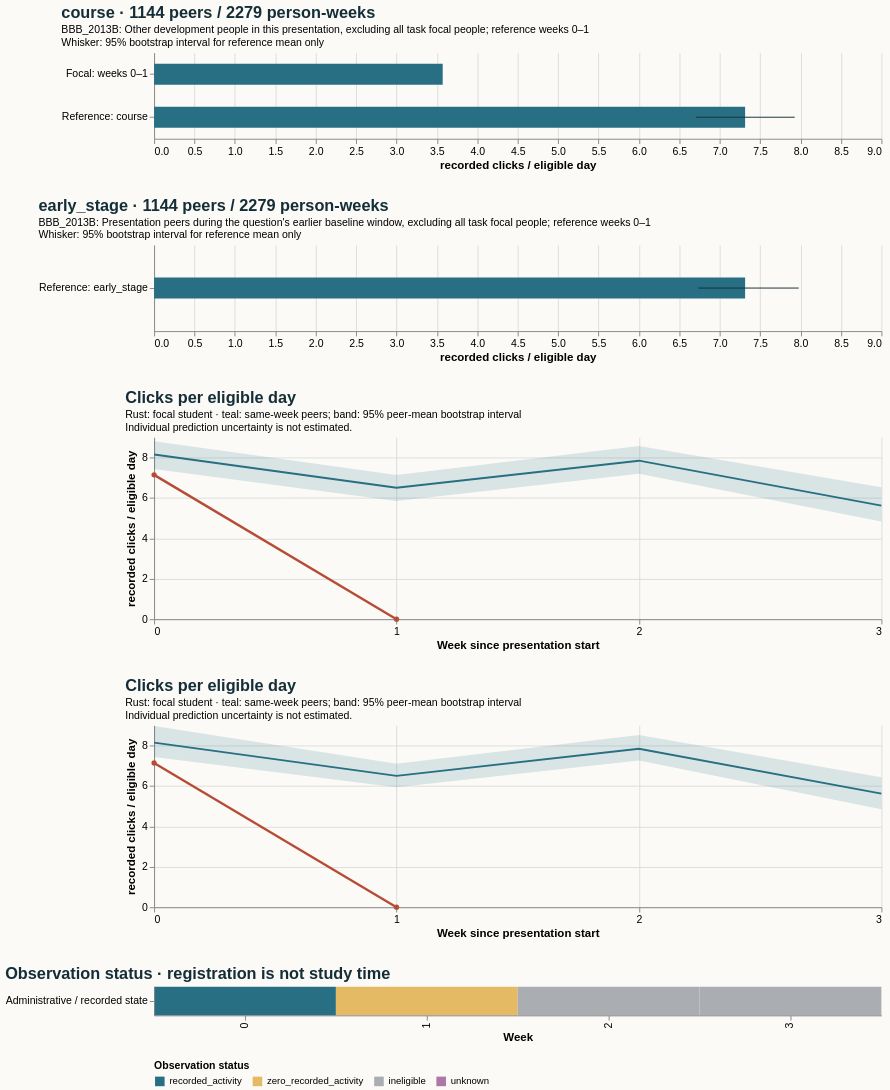

Specify this chart in Vega-Lite:
### Vega-Lite specification from a JSON file in a GitHub repository (floating-point values rounded to 4 significant figures)
{"$schema": "https://vega.github.io/schema/vega-lite/v5.20.1.json", "config": {"axis": {"labelFontSize": 11, "titleFontSize": 12}, "background": "#fbfaf7", "font": "sans-serif", "title": {"anchor": "start", "color": "#142e38", "fontSize": 17, "subtitleFontSize": 11}, "view": {"continuousHeight": 300, "continuousWidth": 300, "stroke": null}}, "datasets": {"data-51e7cdebc04009df9203c407716c1492": [{"hi": null, "lo": null, "series": "Focal: weeks 0–1", "value": 3.571}, {"hi": 7.927, "lo": 6.704, "series": "Reference: course", "value": 7.313}], "data-533e14968afd859ba251b90e2db5eb1a": [{"hi": null, "lo": null, "series": "Focal: weeks 2–3", "value": null}, {"hi": 7.977, "lo": 6.734, "series": "Reference: early_stage", "value": 7.313}], "data-6abcd95b715ebc988c41c6bd8465e878": [{"end_day": 6, "focal_value": 7.143, "peer_ci_high": 8.807, "peer_ci_low": 7.43, "peer_mean": 8.148, "peer_observations": 1143, "peer_people": 1143, "reference": "course", "unit": "recorded clicks / eligible day", "week": 0}, {"end_day": 13, "focal_value": 0.0, "peer_ci_high": 7.141, "peer_ci_low": 5.847, "peer_mean": 6.502, "peer_observations": 1136, "peer_people": 1136, "reference": "course", "unit": "recorded clicks / eligible day", "week": 1}, {"end_day": 20, "focal_value": null, "peer_ci_high": 8.577, "peer_ci_low": 7.199, "peer_mean": 7.845, "peer_observations": 1119, "peer_people": 1119, "reference": "course", "unit": "recorded clicks / eligible day", "week": 2}, {"end_day": 27, "focal_value": null, "peer_ci_high": 6.533, "peer_ci_low": 4.835, "peer_mean": 5.621, "peer_observations": 1112, "peer_people": 1112, "reference": "course", "unit": "recorded clicks / eligible day", "week": 3}], "data-8bdafa71a7c08e42a14b114f4521a038": [{"end_day": 6, "focal_value": 7.143, "peer_ci_high": 8.965, "peer_ci_low": 7.435, "peer_mean": 8.148, "peer_observations": 1143, "peer_people": 1143, "reference": "early_stage", "unit": "recorded clicks / eligible day", "week": 0}, {"end_day": 13, "focal_value": 0.0, "peer_ci_high": 7.102, "peer_ci_low": 5.933, "peer_mean": 6.502, "peer_observations": 1136, "peer_people": 1136, "reference": "early_stage", "unit": "recorded clicks / eligible day", "week": 1}, {"end_day": 20, "focal_value": null, "peer_ci_high": 8.523, "peer_ci_low": 7.265, "peer_mean": 7.845, "peer_observations": 1119, "peer_people": 1119, "reference": "early_stage", "unit": "recorded clicks / eligible day", "week": 2}, {"end_day": 27, "focal_value": null, "peer_ci_high": 6.428, "peer_ci_low": 4.849, "peer_mean": 5.621, "peer_observations": 1112, "peer_people": 1112, "reference": "early_stage", "unit": "recorded clicks / eligible day", "week": 3}], "data-aba8da58c325896292a6fe913e5b594a": [{"eligible_days": 7.0, "end_day": 6, "logging_completeness": "unknown", "observation_status": "recorded_activity", "row": "Administrative / recorded state", "score_status": "withheld_release_time_unknown", "start_day": 0, "value": 7.143, "week": 0}, {"eligible_days": 4.0, "end_day": 13, "logging_completeness": "unknown", "observation_status": "zero_recorded_activity", "row": "Administrative / recorded state", "score_status": "withheld_release_time_unknown", "start_day": 7, "value": 0.0, "week": 1}, {"eligible_days": 0.0, "end_day": 20, "logging_completeness": "unknown", "observation_status": "ineligible", "row": "Administrative / recorded state", "score_status": "withheld_release_time_unknown", "start_day": 14, "value": null, "week": 2}, {"eligible_days": 0.0, "end_day": 27, "logging_completeness": "unknown", "observation_status": "ineligible", "row": "Administrative / recorded state", "score_status": "withheld_release_time_unknown", "start_day": 21, "value": null, "week": 3}]}, "resolve": {"scale": {"color": "independent"}}, "spacing": 28, "vconcat": [{"data": {"name": "data-51e7cdebc04009df9203c407716c1492"}, "height": 90, "layer": [{"encoding": {"x": {"field": "value", "scale": {"domain": [0, 8.376], "zero": true}, "title": "recorded clicks / eligible day", "type": "quantitative"}, "y": {"field": "series", "sort": null, "title": null, "type": "nominal"}}, "mark": {"color": "#286f83", "size": 22, "type": "bar"}}, {"encoding": {"x": {"field": "lo", "type": "quantitative"}, "x2": {"field": "hi"}, "y": {"field": "series", "sort": null, "title": null, "type": "nominal"}}, "mark": {"color": "#142e38", "type": "rule"}}], "title": {"subtitle": ["BBB_2013B: Other development people in this presentation, excluding all task focal people; reference weeks 0–1", "Whisker: 95% bootstrap interval for reference mean only"], "text": "course · 1144 peers / 2279 person-weeks"}, "width": 760}, {"data": {"name": "data-533e14968afd859ba251b90e2db5eb1a"}, "height": 90, "layer": [{"encoding": {"x": {"field": "value", "scale": {"domain": [0, 8.376], "zero": true}, "title": "recorded clicks / eligible day", "type": "quantitative"}, "y": {"field": "series", "sort": null, "title": null, "type": "nominal"}}, "mark": {"color": "#286f83", "size": 22, "type": "bar"}}, {"encoding": {"x": {"field": "lo", "type": "quantitative"}, "x2": {"field": "hi"}, "y": {"field": "series", "sort": null, "title": null, "type": "nominal"}}, "mark": {"color": "#142e38", "type": "rule"}}], "title": {"subtitle": ["BBB_2013B: Presentation peers during the question's earlier baseline window, excluding all task focal people; reference weeks 0–1", "Whisker: 95% bootstrap interval for reference mean only"], "text": "early_stage · 1144 peers / 2279 person-weeks"}, "width": 760}, {"data": {"name": "data-6abcd95b715ebc988c41c6bd8465e878"}, "height": 190, "layer": [{"encoding": {"x": {"axis": {"tickMinStep": 1}, "field": "week", "title": "Week since presentation start", "type": "quantitative"}, "y": {"field": "peer_ci_low", "scale": {"zero": true}, "title": "recorded clicks / eligible day", "type": "quantitative"}, "y2": {"field": "peer_ci_high"}}, "mark": {"color": "#286f83", "opacity": 0.16, "type": "area"}}, {"encoding": {"tooltip": [{"field": "week", "type": "quantitative"}, {"field": "peer_mean", "type": "quantitative"}, {"field": "peer_people", "type": "quantitative"}, {"field": "peer_observations", "type": "quantitative"}], "x": {"field": "week", "type": "quantitative"}, "y": {"field": "peer_mean", "type": "quantitative"}}, "mark": {"color": "#286f83", "strokeWidth": 2, "type": "line"}}, {"encoding": {"tooltip": [{"field": "week", "type": "quantitative"}, {"field": "focal_value", "type": "quantitative"}], "x": {"field": "week", "type": "quantitative"}, "y": {"field": "focal_value", "type": "quantitative"}}, "mark": {"color": "#b64c35", "point": {"color": "#b64c35"}, "strokeWidth": 2.5, "type": "line"}}], "title": {"subtitle": ["Rust: focal student · teal: same-week peers; band: 95% peer-mean bootstrap interval", "Individual prediction uncertainty is not estimated."], "text": "Clicks per eligible day"}, "width": 760}, {"data": {"name": "data-8bdafa71a7c08e42a14b114f4521a038"}, "height": 190, "layer": [{"encoding": {"x": {"axis": {"tickMinStep": 1}, "field": "week", "title": "Week since presentation start", "type": "quantitative"}, "y": {"field": "peer_ci_low", "scale": {"zero": true}, "title": "recorded clicks / eligible day", "type": "quantitative"}, "y2": {"field": "peer_ci_high"}}, "mark": {"color": "#286f83", "opacity": 0.16, "type": "area"}}, {"encoding": {"tooltip": [{"field": "week", "type": "quantitative"}, {"field": "peer_mean", "type": "quantitative"}, {"field": "peer_people", "type": "quantitative"}, {"field": "peer_observations", "type": "quantitative"}], "x": {"field": "week", "type": "quantitative"}, "y": {"field": "peer_mean", "type": "quantitative"}}, "mark": {"color": "#286f83", "strokeWidth": 2, "type": "line"}}, {"encoding": {"tooltip": [{"field": "week", "type": "quantitative"}, {"field": "focal_value", "type": "quantitative"}], "x": {"field": "week", "type": "quantitative"}, "y": {"field": "focal_value", "type": "quantitative"}}, "mark": {"color": "#b64c35", "point": {"color": "#b64c35"}, "strokeWidth": 2.5, "type": "line"}}], "title": {"subtitle": ["Rust: focal student · teal: same-week peers; band: 95% peer-mean bootstrap interval", "Individual prediction uncertainty is not estimated."], "text": "Clicks per eligible day"}, "width": 760}, {"data": {"name": "data-aba8da58c325896292a6fe913e5b594a"}, "encoding": {"color": {"field": "observation_status", "legend": {"labelLimit": 260, "orient": "bottom"}, "scale": {"domain": ["recorded_activity", "zero_recorded_activity", "ineligible", "unknown"], "range": ["#286f83", "#e4bb64", "#aaaeb3", "#ac78a5"]}, "title": "Observation status", "type": "nominal"}, "tooltip": [{"field": "week", "type": "quantitative"}, {"field": "eligible_days", "type": "quantitative"}, {"field": "observation_status", "type": "nominal"}, {"field": "logging_completeness", "type": "nominal"}], "x": {"field": "week", "title": "Week", "type": "ordinal"}, "y": {"field": "row", "title": null, "type": "nominal"}}, "height": 30, "mark": {"type": "rect"}, "title": "Observation status · registration is not study time", "width": 760}]}
